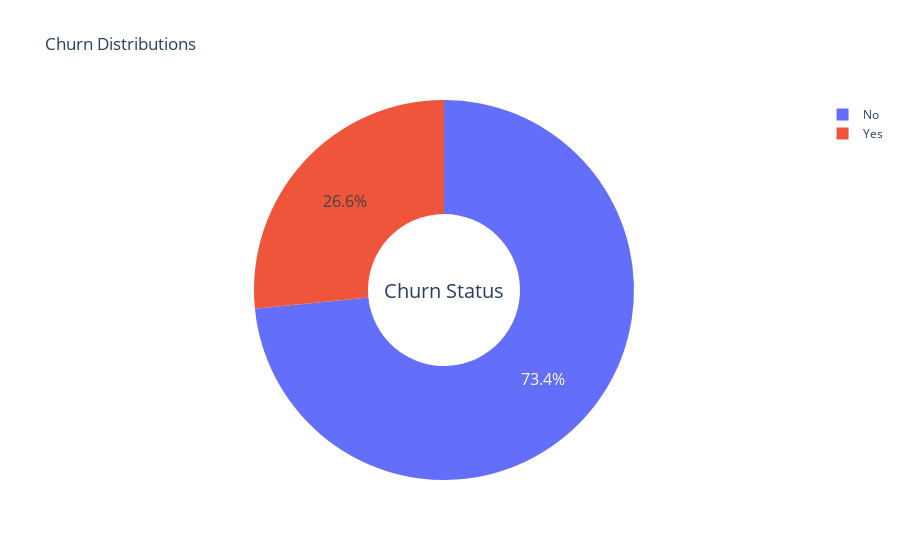

Source (notebook cell):
### Markdown cell above
# 3.Feature Selection

Feature selection is one of the first and important steps while performing any machine learning task. A feature in case of a dataset simply means a column. When we get any dataset, not necessarily every column (feature) is going to have an impact on the output variable. If we add these irrelevant features in the model, it will just make the model worst (Garbage In Garbage Out). This gives rise to the need of doing feature selection.

When it comes to implementation of feature selection in Pandas, Numerical and Categorical features are to be treated differently. Here we will first discuss about Numeric feature selection. Hence before implementing the following methods, we need to make sure that the DataFrame only contains Numeric features. Also, the following methods are discussed for regression problem, which means both the input and output variables are continuous in nature.

### Code cell
type_ = ["No", "Yes"]
fig = make_subplots(rows=1, cols=1)

fig.add_trace(go.Pie(labels=type_, values=data['Customer_Status'].value_counts(), name="Churn"))

# Use `hole` to create a donut-like pie chart
fig.update_traces(hole=.4, hoverinfo="label+percent+name", textfont_size=16)

fig.update_layout(
    title_text="Churn Distributions",
    # Add annotations in the center of the donut pies.
    annotations=[dict(text='Churn Status', x=0.5, y=0.5, font_size=20, showarrow=False)])
fig.show()

### Figure 1 — Plotly figure (JSON) as saved in the notebook; plotly's stock layout.template omitted (floating-point values rounded to 4 significant figures)
{"data": [{"hole": 0.4, "hoverinfo": "label+percent+name", "labels": ["No", "Yes"], "name": "Churn", "textfont": {"size": 16}, "type": "pie", "values": [5163, 1869]}], "layout": {"annotations": [{"font": {"size": 20}, "showarrow": false, "text": "Churn Status", "x": 0.5, "y": 0.5}], "title": {"text": "Churn Distributions"}, "xaxis": {"anchor": "y", "domain": [0, 1]}, "yaxis": {"anchor": "x", "domain": [0, 1]}}}
